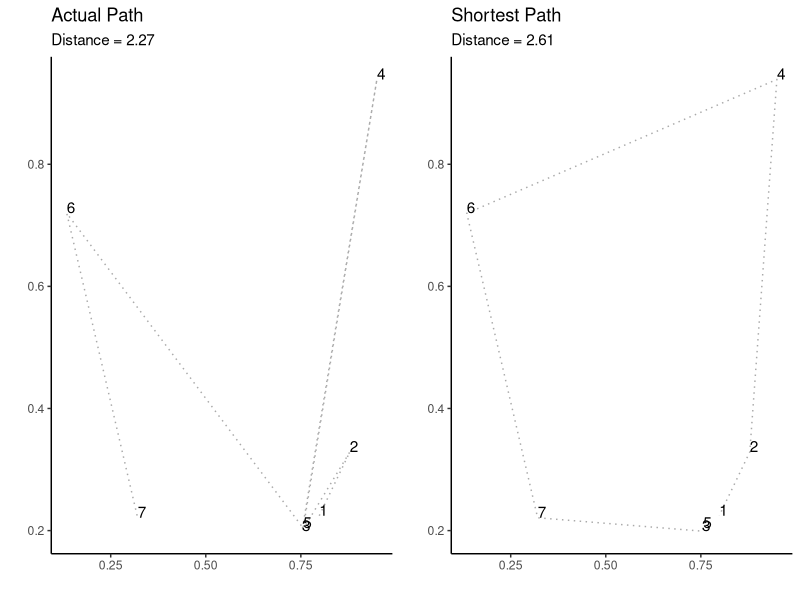

Write R code to recreate this figure.
#### Traveling Salesman Visualization #####

library(ggplot2)
library(gtools)
library(TSP)
library(gridExtra)

#make random table of x,y coordinates
etsp <- ETSP(data.frame(x = runif(7), y = runif(7)))

#solve traveling salesman problem
tour<-solve_TSP(etsp, start = 1)

#create data frame
etsp_df <- data.frame(x = etsp[,1], y = etsp[,2])

# Rearrange the data frame based on the order specified by tour
tour_order <- tour
etsp_df <- etsp_df[tour_order, ]
#calculate the distance of the tour and round to two decimals
dist1<-round(tour_length(tour), digits=2)

#plot shortest path
p1<-ggplot() +
  theme_classic()+
  #geom_point(data = etsp_df, aes(x, y), color = "blue", size = 3) +
  geom_path(data = etsp_df, aes(x, y), color = "darkgrey", linetype = "dotted") +
  geom_text(data = etsp_df, aes(x, y, label = tour_order), hjust=0, vjust = 0) +
  labs(title = "Shortest Path", subtitle = paste("Distance = ", dist1, sep=""))+
  xlab("")+
  ylab("")

#plot actual path
etsp_df2 <- data.frame(x = etsp[,1], y = etsp[,2])
#rearrange the path in sequential order
tour_order2 <- seq(1:7)
etsp_df2 <- etsp_df2[tour_order2, ]
#calculate the distance
dist2<-round(sum(dist(etsp_df2)[1:6]), digits=2)

p2<-ggplot() +
  theme_classic()+
  #geom_point(data = etsp_df, aes(x, y), color = "blue", size = 3) +
  geom_path(data = etsp_df2, aes(x, y), color = "darkgrey", linetype = "dotted") +
  geom_text(data = etsp_df2, aes(x, y, label = tour_order2), hjust=0, vjust = 0) +
  labs(title = "Actual Path", subtitle = paste("Distance = ", dist2, sep=""))+
  xlab("")+
  ylab("")

# Combine the two plots side by side
grid.arrange(p2, p1, ncol = 2)
